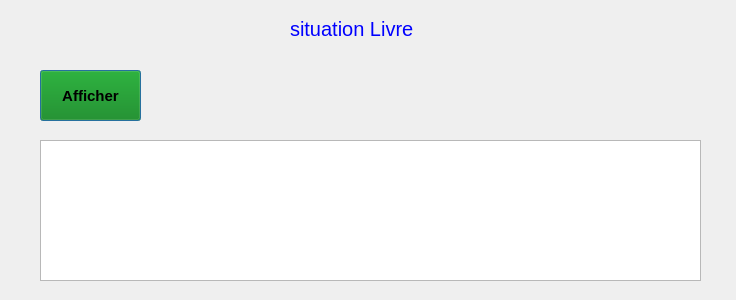
<?xml version="1.0" encoding="UTF-8"?>
<ui version="4.0">
 <class>situationLivre</class>
 <widget class="QDialog" name="situationLivre">
  <property name="geometry">
   <rect>
    <x>0</x>
    <y>0</y>
    <width>736</width>
    <height>300</height>
   </rect>
  </property>
  <property name="windowTitle">
   <string>Dialog</string>
  </property>
  <widget class="QLabel" name="label">
   <property name="geometry">
    <rect>
     <x>290</x>
     <y>20</y>
     <width>141</width>
     <height>17</height>
    </rect>
   </property>
   <property name="styleSheet">
    <string notr="true">QLabel{
color:blue;
font-size:20px;
}</string>
   </property>
   <property name="text">
    <string>situation Livre</string>
   </property>
  </widget>
  <widget class="QTableView" name="tableView">
   <property name="geometry">
    <rect>
     <x>40</x>
     <y>140</y>
     <width>661</width>
     <height>141</height>
    </rect>
   </property>
  </widget>
  <widget class="QPushButton" name="pushButton">
   <property name="geometry">
    <rect>
     <x>40</x>
     <y>70</y>
     <width>101</width>
     <height>51</height>
    </rect>
   </property>
   <property name="styleSheet">
    <string notr="true">QPushButton{
font-size:15px;
font-weight:bold;
background:green;
}</string>
   </property>
   <property name="text">
    <string>Afficher</string>
   </property>
  </widget>
 </widget>
 <resources/>
 <connections/>
</ui>
